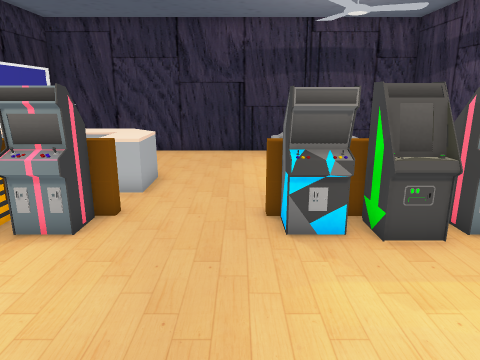
View 1 (above)

13 first-person views from a walk through a 3-D level made in the Unity game engine. The camera is 1.5 m above the floor, tilts 14° down and sees 70° across. The floor is counted in squares, 0.5 m on a side. Each view is taken from the middle of a square. On the plan, view 1 faces up. The plan holds only what a view shows up to about 20 squares ahead; the rest is blank. The player character is not drawn. Some animated figures are not drawn. Some surface patterns are stand-ins.

View 2
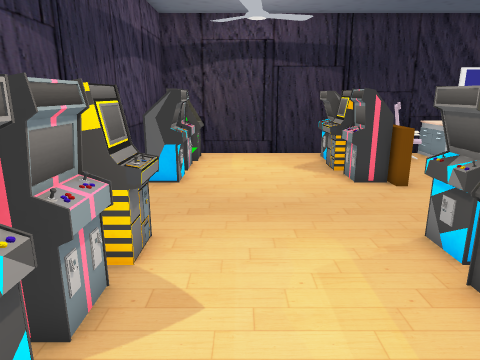

View 3
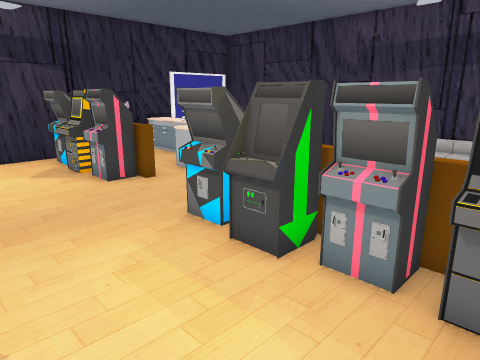

View 4
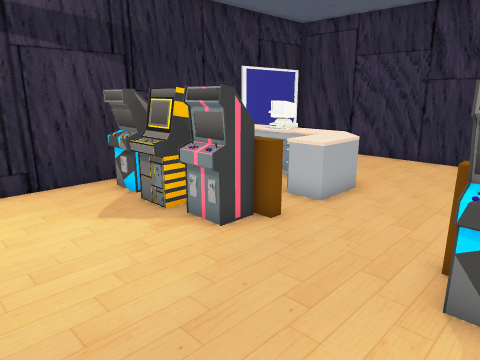

View 5
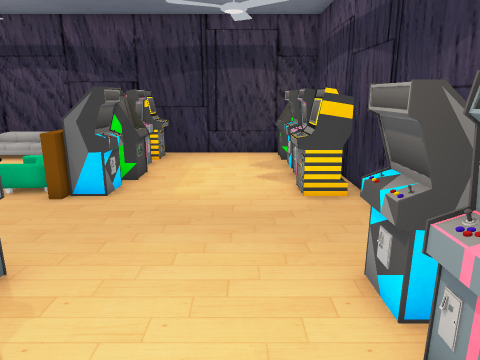

View 6
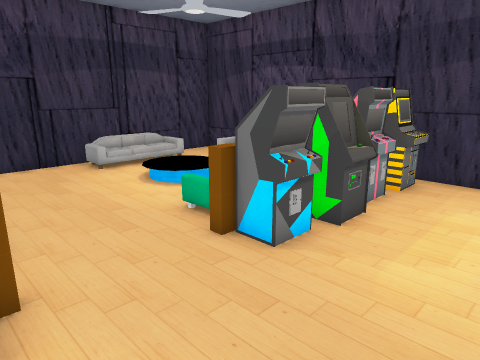

View 7
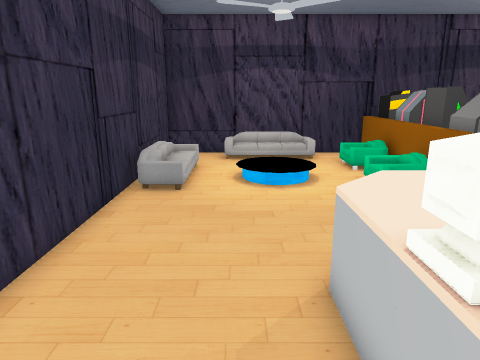

View 8
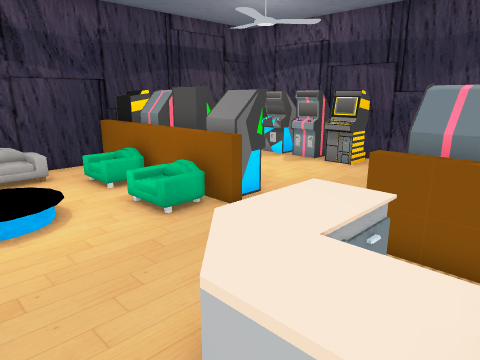

View 9
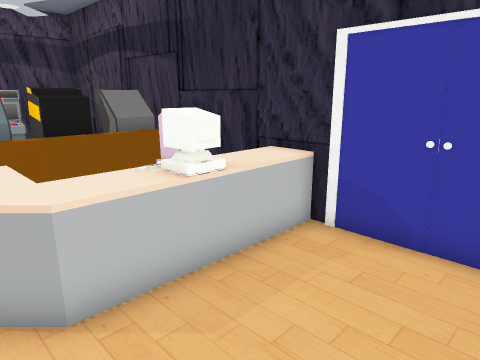

View 10
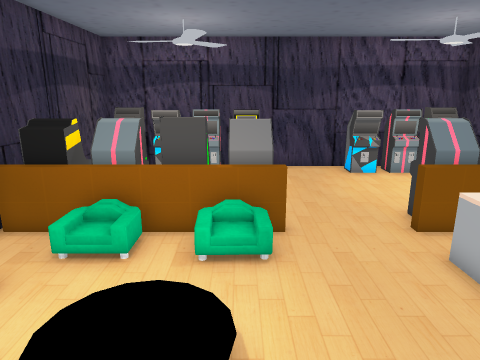

View 11
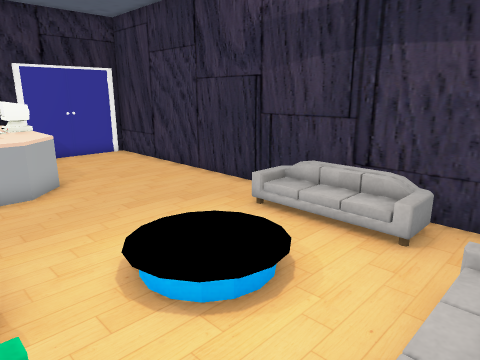

View 12
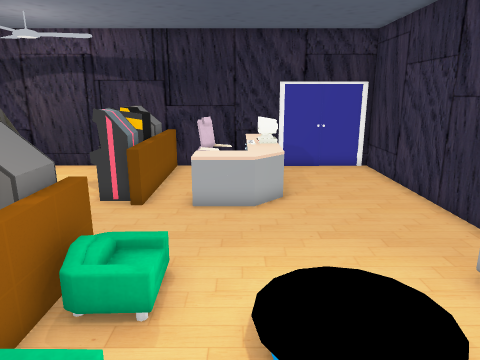

View 13
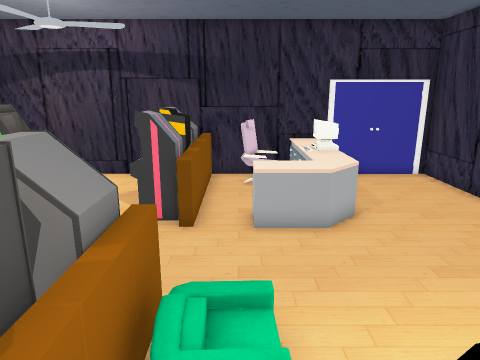

### Floor plan
Key: @ floor where view 1 was taken; # wall or solid block; . main floor; : floor 0.25 m higher than the main floor; / step, stairs or slope; = window, fence, low wall or low ledge; O other object.
Columns run from 10 left of view 1 to 9 right of it. Each row starts with its distance up from view 1.
 19 ####################
 18 #.........../////..#
 17 #.........../////..#
 16 #..................#
 15 #............//..//#
 14 #OOOOOO...../  /.//#
 13 #OOOOOOO..../::/.//#
 12 #OOOOOOO.....//..//O
 11 #OO...OO...........#
 10 #OO...OO....OO./:..#
  9 #=======...========#
  8 #OOOOOO=...#O###O#O#
  7 #OOOOOO....OOOOOOOO#
  6 #..................#
  5 #..................#
  4 #..................#
  3 #..................#
  2 #..................#
  1 #OOOOOO....OOOOOOOO#
  0 #OOOOOO...@OOOOOOOO#
 -1 ####################

Where each view was taken, in squares from view 1:
view 1: 0 up, 0 right, facing up
view 2: 3 up, 8 right, facing left
view 3: 2 up, 8 right, facing up-left
view 4: 2 up, 2 right, facing up-left
view 5: 3 up, 9 left, facing right
view 6: 3 up, 4 left, facing up-right
view 7: 15 up, 9 left, facing right
view 8: 15 up, 6 left, facing down-right
view 9: 18 up, 3 left, facing down-left
view 10: 18 up, 2 right, facing down
view 11: 10 up, 8 right, facing up-left
view 12: 12 up, 8 right, facing left
view 13: 10 up, 6 right, facing left
